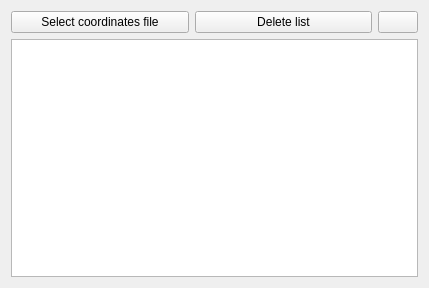
<?xml version="1.0" encoding="UTF-8"?>
<ui version="4.0">
 <class>TableViewCoordinates</class>
 <widget class="QWidget" name="TableViewCoordinates">
  <property name="geometry">
   <rect>
    <x>0</x>
    <y>0</y>
    <width>429</width>
    <height>288</height>
   </rect>
  </property>
  <property name="windowTitle">
   <string>Form</string>
  </property>
  <layout class="QVBoxLayout" name="verticalLayout_2">
   <item>
    <layout class="QVBoxLayout" name="verticalLayout">
     <item>
      <layout class="QHBoxLayout" name="horizontalLayout">
       <item>
        <widget class="QPushButton" name="pushButtonSelecionarTxtCoordenadas">
         <property name="sizePolicy">
          <sizepolicy hsizetype="Expanding" vsizetype="Fixed">
           <horstretch>0</horstretch>
           <verstretch>0</verstretch>
          </sizepolicy>
         </property>
         <property name="text">
          <string>Select coordinates file</string>
         </property>
        </widget>
       </item>
       <item>
        <widget class="QPushButton" name="pushButtonBorrarListadoCoordenadas">
         <property name="sizePolicy">
          <sizepolicy hsizetype="Expanding" vsizetype="Fixed">
           <horstretch>0</horstretch>
           <verstretch>0</verstretch>
          </sizepolicy>
         </property>
         <property name="text">
          <string>Delete list</string>
         </property>
        </widget>
       </item>
       <item>
        <widget class="QPushButton" name="pushButtonHelpFilecoordinates">
         <property name="sizePolicy">
          <sizepolicy hsizetype="Minimum" vsizetype="Fixed">
           <horstretch>0</horstretch>
           <verstretch>0</verstretch>
          </sizepolicy>
         </property>
         <property name="toolTip">
          <string>Ejemplo de fichero de coordenadas</string>
         </property>
         <property name="text">
          <string/>
         </property>
         <property name="icon">
          <iconset resource="recursos.qrc">
           <normaloff>:/imagenes/imagenes/help-browser-2.png</normaloff>:/imagenes/imagenes/help-browser-2.png</iconset>
         </property>
        </widget>
       </item>
      </layout>
     </item>
     <item>
      <widget class="QTableView" name="tableViewCoordenadas">
       <attribute name="horizontalHeaderStretchLastSection">
        <bool>false</bool>
       </attribute>
      </widget>
     </item>
    </layout>
   </item>
  </layout>
 </widget>
 <resources>
  <include location="recursos.qrc"/>
 </resources>
 <connections/>
</ui>
